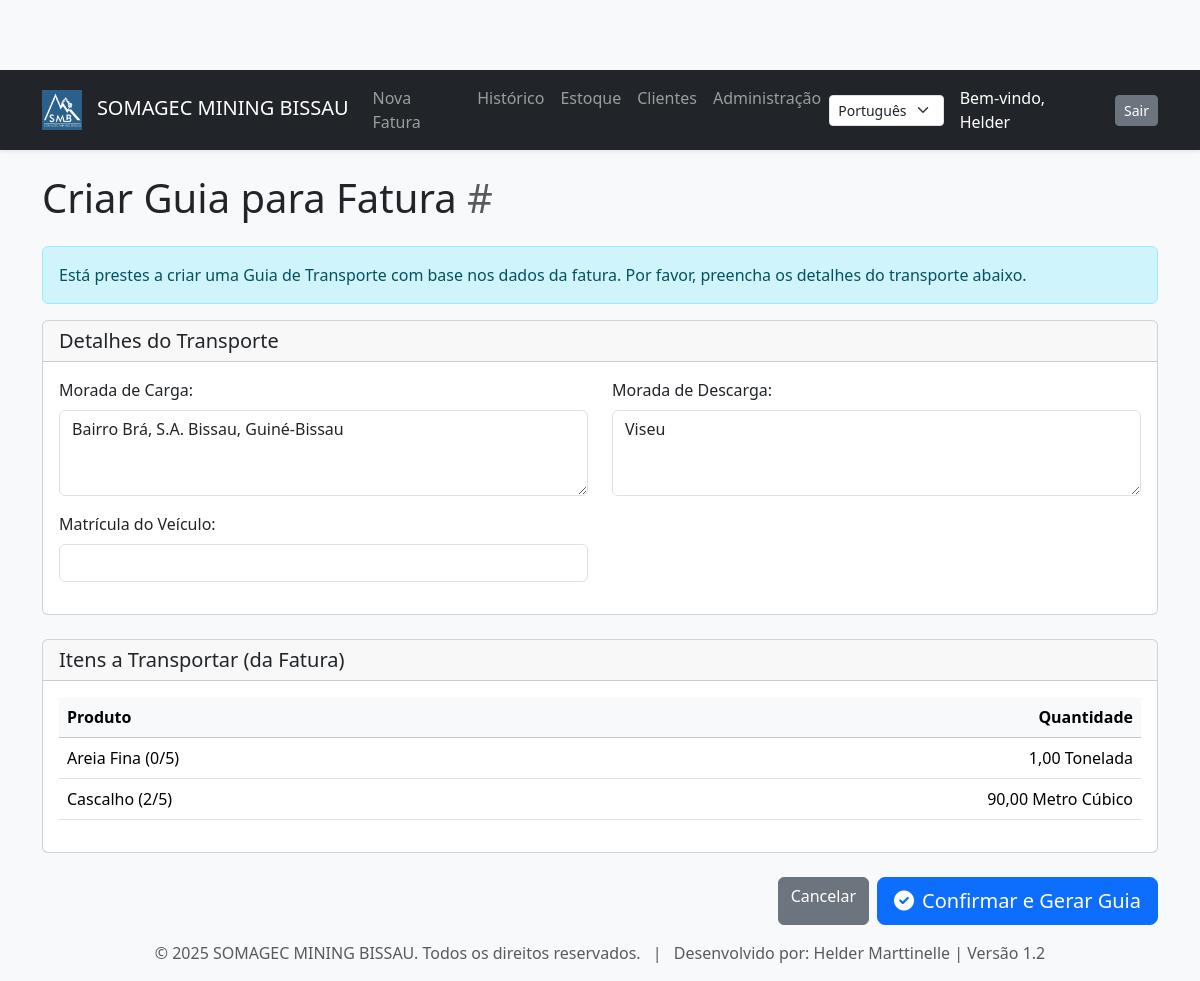
The app's page /faturas/5/criar_guia/ (signed in) with its own data.
### stock/models.py (models this page shows, shortened)
class DadosEmpresa(models.Model):
    nome_empresa = models.CharField(_('Nome da Empresa'), max_length=255)
    logotipo = models.ImageField(_('Logotipo'), upload_to='logos/', null=True, blank=True)
    endereco = models.TextField(_('Endereço'))
    nif = models.CharField(_('NIF'), max_length=50)
    telefone = models.CharField(_('Telefone'), max_length=50)
    email = models.EmailField(_('Email'))
    dados_pagamento = models.TextField(_('Dados de Pagamento'), help_text="Ex: IBAN, conta bancária, etc.")
    class Meta:
        verbose_name = _("Dados da Empresa")
        verbose_name_plural = _("Dados da Empresa")

class Fatura(models.Model):
    cliente = models.ForeignKey(Cliente, verbose_name=_('cliente'), on_delete=models.PROTECT)
    utilizador = models.ForeignKey(User, verbose_name=_('Criado por'), on_delete=models.SET_NULL, null=True, blank=True)
    data_emissao = models.DateField(_('data de emissão'), default=timezone.now)
    modificado_por = models.ForeignKey(User, related_name='faturas_modificadas', on_delete=models.SET_NULL, null=True, blank=True, verbose_name=_('Modificado por'))
    numero_fatura = models.CharField(_('número da fatura'), max_length=50, unique=True, blank=True)
    paga = models.BooleanField(_('paga'), default=False)
    taxa_igv = models.DecimalField(_('Taxa IGV (%)'), max_digits=5, decimal_places=2, default=17.00)
    desconto = models.DecimalField(_('desconto (%)'), max_digits=5, decimal_places=2, default=0.00, help_text=_("Percentagem de desconto (ex: 5 para 5%)"))
    adiantamento = models.DecimalField(_('adiantamento (€)'), max_digits=10, decimal_places=2, default=0.00, help_text=_("Valor do adiantamento em euros"))
    criado_em = models.DateTimeField(auto_now_add=True)
    atualizado_em = models.DateTimeField(auto_now=True)
    class Meta:
        verbose_name = _("Fatura")
        verbose_name_plural = _("Faturas")

class Cliente(models.Model):
    nome = models.CharField(_('nome'), max_length=200)
    nif = models.CharField(_('NIF/Contribuinte'), max_length=50, blank=True)
    endereco = models.CharField(_('endereço'), max_length=255, blank=True)
    telefone = models.CharField(_('telefone'), max_length=50, blank=True)
    email = models.EmailField(_('email'), blank=True)
    criado_em = models.DateTimeField(auto_now_add=True, null=True)
    atualizado_em = models.DateTimeField(auto_now=True, null=True)
    utilizador = models.ForeignKey(settings.AUTH_USER_MODEL, on_delete=models.SET_NULL, null=True, blank=True, related_name='clientes_criados')
    modificado_por = models.ForeignKey(settings.AUTH_USER_MODEL, on_delete=models.SET_NULL, null=True, blank=True, related_name='clientes_modificados')
    class Meta:
        verbose_name = _("Cliente")
        verbose_name_plural = _("Clientes")

class ItemFatura(models.Model):
    fatura = models.ForeignKey(Fatura, related_name='itens', on_delete=models.CASCADE)
    produto = models.ForeignKey(Produto, verbose_name=_('produto'), on_delete=models.PROTECT)
    quantidade = models.DecimalField(_('quantidade'), max_digits=10, decimal_places=2, null=True, blank=True)
    preco_unitario = models.DecimalField(_('preço unitário'), max_digits=10, decimal_places=2, null=True, blank=True)

class Produto(models.Model):
    UNIDADES = [('ton', _('Tonelada')), ('m3', _('Metro Cúbico')), ('un', _('Unidade'))]
    nome = models.CharField(_('nome'), max_length=100)
    calibre = models.CharField(_('calibre'), max_length=50, blank=True)
    descricao = models.TextField(_('descrição'), blank=True)
    unidade_medida = models.CharField(_('unidade de medida'), max_length=3, choices=UNIDADES, default='ton')
    estoque_atual = models.DecimalField(_('estoque atual'), max_digits=10, decimal_places=2, default=0.00)
    preco_por_unidade = models.DecimalField(_('preço por unidade'), max_digits=10, decimal_places=2)
    criado_em = models.DateTimeField(auto_now_add=True, null=True)
    atualizado_em = models.DateTimeField(auto_now=True, null=True)
    utilizador = models.ForeignKey(settings.AUTH_USER_MODEL, on_delete=models.SET_NULL, null=True, blank=True, related_name='produtos_criados')
    modificado_por = models.ForeignKey(settings.AUTH_USER_MODEL, on_delete=models.SET_NULL, null=True, blank=True, related_name='produtos_modificados')
    class Meta:
        verbose_name = _("Produto")
        verbose_name_plural = _("Produtos")

### stock/views.py (the view, shortened to what this page needs)
# urls.py: path('faturas/<int:fatura_id>/criar_guia/', views.criar_guia_desde_fatura_view, name='criar_guia_desde_fatura'),
@login_required
def criar_guia_desde_fatura_view(request, fatura_id):
    fatura = get_object_or_404(Fatura, id=fatura_id)
    if hasattr(fatura, 'guia_transporte'):
        messages.info(request, _("Já existe uma guia de transporte para esta fatura."))
        return redirect('detalhe_guia', guia_id=fatura.guia_transporte.id)
    return render(request, 'stock/criar_guia_desde_fatura.html', {'fatura': fatura, 'dados_empresa': DadosEmpresa.objects.first()})

### stock/context_processors.py (called while the page is built)
def dados_empresa_processor(request):
    dados = DadosEmpresa.objects.first()
    return {'dados_empresa': dados}

### stock/templates/stock/criar_guia_desde_fatura.html (shortened to what this page needs)
{% extends "stock/base.html" %}
{% load i18n %}
{% block content %}
    <h1 class="mb-4">{% blocktrans %}Criar Guia para Fatura <span class="text-muted">#{{ fatura.numero_fatura }}</span>{% endblocktrans %}</h1>
    <div class="alert alert-info">
    </div>
    <form method="post">
        <div class="card mb-4">
            <div class="card-header">
                <h2 class="h5 mb-0">{% trans "Detalhes do Transporte" %}</h2>
            </div>
            <div class="card-body">
                <div class="row">
                    <div class="col-md-6 mb-3">
                        <label for="morada_carga" class="form-label">{% trans "Morada de Carga" %}:</label>
                        <textarea name="morada_carga" id="morada_carga" class="form-control" rows="3">{% if dados_empresa %}{{ dados_empresa.endereco }}{% endif %}</textarea>
                    </div>
                    <div class="col-md-6 mb-3">
                        <label for="morada_descarga" class="form-label">{% trans "Morada de Descarga" %}:</label>
                        <textarea name="morada_descarga" id="morada_descarga" class="form-control" rows="3">{{ fatura.cliente.endereco }}</textarea>
                    </div>
                </div>
                <div class="row">
                    <div class="col-md-6 mb-3">
                        <label for="matricula_veiculo" class="form-label">{% trans "Matrícula do Veículo" %}:</label>
                        <input type="text" name="matricula_veiculo" id="matricula_veiculo" class="form-control">
                    </div>
                </div>
            </div>
        </div>
        <div class="card mb-4">
            <div class="card-header">
                <h2 class="h5 mb-0">{% trans "Itens a Transportar (da Fatura)" %}</h2>
            </div>
            <div class="card-body">
                <div class="table-responsive">
                    <table class="table">
                        <thead class="table-light">
                            <tr>
                                <th>{% trans "Produto" %}</th>
                                <th class="text-end">{% trans "Quantidade" %}</th>
                            </tr>
                        </thead>
                        <tbody>
                            {% for item in fatura.itens.all %}
                            <tr>
                                <td>{{ item.produto.nome }}{% if item.produto.calibre %} ({{ item.produto.calibre }}){% endif %}</td>
                                <td class="text-end">{{ item.quantidade|floatformat:2 }} {{ item.produto.get_unidade_medida_display }}</td>
                            </tr>
                            {% endfor %}
                        </tbody>
                    </table>
                </div>
            </div>
        </div>
        <div class="d-grid gap-2 d-md-flex justify-content-md-end">
            <a href="{% url 'detalhe_fatura' fatura.id %}" class="btn btn-secondary">{% trans "Cancelar" %}</a>
            <button type="submit" class="btn btn-primary btn-lg">
                <i class="fas fa-check-circle me-2"></i>{% trans "Confirmar e Gerar Guia" %}
            </button>
        </div>
    </form>
{% endblock %}

### stock/templates/stock/base.html (shortened to what this page needs)
{% load i18n %}
{% load static %}
<!doctype html>
<html lang="{{ request.LANGUAGE_CODE }}">
<head>
    <link href="https://cdn.jsdelivr.net/npm/bootstrap@5.3.3/dist/css/bootstrap.min.css" rel="stylesheet">
    <link rel="stylesheet" href="https://cdnjs.cloudflare.com/ajax/libs/font-awesome/6.0.0-beta3/css/all.min.css">
</head>
<body>
    <nav class="navbar navbar-expand-lg navbar-dark bg-dark sticky-top shadow-sm">
        <div class="container">
            <a class="navbar-brand" href="{% url 'home' %}">
                <img src="{% static 'stock/images/logo.png' %}" alt="Logotipo">
                SOMAGEC MINING BISSAU
            </a>
            {% if user.is_authenticated %}
            <div class="collapse navbar-collapse" id="navbarNav">
                <ul class="navbar-nav me-auto mb-2 mb-lg-0">
                    <li class="nav-item"><a class="nav-link" href="{% url 'criar_fatura' %}">{% trans "Nova Fatura" %}</a></li>
                    <li class="nav-item"><a class="nav-link" href="{% url 'lista_faturas' %}">{% trans "Histórico" %}</a></li>
                    <li class="nav-item"><a class="nav-link" href="{% url 'lista_produtos' %}">{% trans "Estoque" %}</a></li>
                    <li class="nav-item"><a class="nav-link" href="{% url 'lista_clientes' %}">{% trans "Clientes" %}</a></li>
                    {% if user.is_superuser %}
                        <li class="nav-item"><a class="nav-link" href="{% url 'admin:index' %}">{% trans "Administração" %}</a></li>
                    {% endif %}
                </ul>
                <form action="{% url 'set_language' %}" method="post" class="d-flex me-3">
                    <select name="language" onchange="this.form.submit()" class="form-select form-select-sm">
                        {% get_current_language as CURRENT_LANGUAGE %}
                        {% get_available_languages as AVAILABLE_LANGUAGES %}
                        {% for lang_code, lang_name in AVAILABLE_LANGUAGES %}
                            <option value="{{ lang_code }}" {% if lang_code == CURRENT_LANGUAGE %}selected{% endif %}>
                                {{ lang_name }}
                            </option>
                        {% endfor %}
                    </select>
                </form>
                <div class="navbar-text text-white me-3">
                    {% trans "Bem-vindo" %}, {{ user.username }}
                </div>
                <form action="{% url 'logout' %}" method="post" class="d-flex">
                    <button type="submit" class="btn btn-secondary btn-sm">{% trans "Sair" %}</button>
                </form>
            </div>
            {% endif %}
        </div>
    </nav>
    <main class="container mt-4">
        {% block content %}
        {% endblock %}
    </main>
    <footer class="text-center text-muted mt-auto py-3 bg-light">
        <div class="container">
            <span>&copy; {% now "Y" %} SOMAGEC MINING BISSAU. {% trans "Todos os direitos reservados." %}</span>
            <span class="mx-2">|</span>
            <span>{% trans "Desenvolvido por" %}: Helder Marttinelle | Versão 1.2 </span>
        </div>
    </footer>
</body>
</html>

### stock/templates/stock/base.html (style rules this page uses)
body { background-color: #f8f9fa; padding-top: 70px; }
.navbar-brand img { max-height: 40px; margin-right: 10px; }
main { flex-grow: 1; }

### records on screen
DadosEmpresa: morada_carga "Bairro Brá, S.A. Bissau, Guiné-Bissau"
Fatura: morada_descarga "Viseu"
ItemFatura: produto.nome "Areia Fina", produto.calibre "0/5", quantidade "1,00", produto.unidade_medida "Tonelada"
ItemFatura: produto.nome "Cascalho", produto.calibre "2/5", quantidade "90,00", produto.unidade_medida "Metro Cúbico"

### other values on screen
{{ user.username }} "Helder"
form field language "Português"
